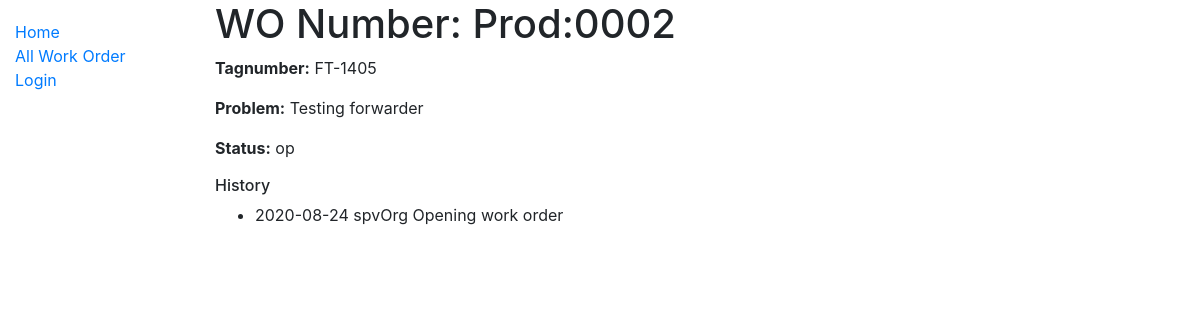
Screenshot of /workOrder/work_order/20 with the database file from the repository.
### workOrder/models.py (models this page shows, shortened)
class Work_order(models.Model):
    wo_number = models.CharField(max_length=20, null=True)
    tagnumber = models.CharField(max_length=50, null=True, help_text='Enter tagnumber(eg. FT-1405)')
    problem = models.TextField(max_length=1000, null=True)
    originator = models.ForeignKey(User,
        on_delete=models.SET_NULL,
        null=True)
    dest_section = models.ForeignKey(Section,
        on_delete=models.SET_NULL,
        null=True)
    PRIORITY_STATUS = (
        ('n', 'Normal'),
        ('e', 'Emergency'),
        ('s', 'Shutdown'),
        ('o', 'Other'),
    )
    priority = models.CharField(max_length=1,
        choices=PRIORITY_STATUS,
        blank=True,
        default='n')
    date_open = models.DateField()
    status = models.CharField(max_length=2,
        blank=True)
    class Meta:
        ordering = ['originator','status','wo_number']

class Work_order_journal(models.Model):
    comment = models.TextField(max_length=200, null=True, help_text='Enter comment')
    date = models.DateField()
    concern_user = models.ForeignKey(User,
        on_delete=models.SET_NULL,
        null=True)
    wO_on_process = models.ForeignKey(Work_order,
        on_delete=models.SET_NULL,
        null=True)
    ACTION_STATUS = (
        ('f', 'Forward'),
        ('r', 'Return'),
        ('o', 'Other'),
    )
    action = models.CharField(max_length=1,
        choices=ACTION_STATUS,
        blank=True,
        default='f')
    class Meta:
        ordering = ['date']

### workOrder/views.py (the view)
# urls.py: path('work_order/<int:pk>', views.Work_orderDetailView.as_view(), name='work_order-detail'),
class Work_orderDetailView(generic.DetailView):
    model = Work_order #prinsipnya dengan ini saja sdh cukup, namun kita perlu tambahan info di bawah ini
    def get_context_data(self, **kwargs):
        context = super().get_context_data(**kwargs)
        context['journal_list'] = Work_order_journal.objects.filter(wO_on_process=context['object'].id)
        return context

### workOrder/templates/workOrder/work_order_detail.html
{% extends "base_generic.html" %}
{% block content %}
    <h1>WO Number: {{ work_order.wo_number }}</h1>
    <p><strong>Tagnumber:</strong> {{ work_order.tagnumber }}</p>
    <p><strong>Problem:</strong> {{ work_order.problem }}</p>
    <p><strong>Status:</strong> {{ work_order.status }}</p>
    <h6>History</h6>
    {% if journal_list %}
      <table>
        <ul>
          {% for journal in journal_list %}
            <li>
              {{journal.date}}
              {{ journal.concern_user }}
              {{journal.comment}}
            </li>
          {% endfor %}
        </ul>
      </table>
    {% else %}
      <p>There are no histories</p>
    {% endif %}
  {% endblock %}

### rows the page displays
Work_order: wo_number "Prod:0002", tagnumber "FT-1405", problem "Testing forwarder", status "op"
Work_order_journal: date "2020-08-24", concern_user "spvOrg", comment "Opening work order"
